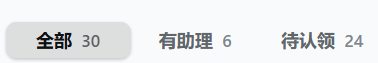
#> input picture .scratch/root-cleanup-20260905/image-edit.png, 378 x 63 px, found by its file name
$ python analyze2.py
#> lines starting #> are read from the running program, lines starting #| are printed output that depends on the picture; after the words box and inside, x2 and y2 are one past the last pixel; in counts of white or black regions, pixels touching at a corner belong together
from PIL import Image
import numpy as np
im = Image.open('D:/dsh-plugin/dsh-im-companion/image-edit.png').convert('RGB')
arr = np.array(im)
dark = (arr.mean(axis=2) < 120)
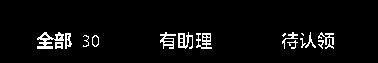
#> dark: shape (63, 378) bool; 4.5% white in thin lines or dots, all inside (x1, y1, x2, y2) = (37, 32, 334, 49)
# tab3 region x 275-340, look at column sums
for x in range(275, 345):
    col = dark[20:55, x].sum()
    print(f'{x}:{col}', end=' ')
    if (x-275)%10==9:
        print()
#> this loop made 70 passes
#> col on passes 1 to 12: 0, 0, 0, 0, 0, 0, 0, 4, 6, 13, 4, 1
#| 275:0
#| 276:0
#| 277:0
#| 278:0
#| 279:0
#| 280:0
#| 281:0
#| 282:4
#> (further printed lines are left out)
print()
# also dump y projection for tab3
print('--- y projection tab3 x282-333')
for y in range(20,56):
    row = dark[y, 282:334].sum()
    print(f'{y}:{row}', end=' ')
    if (y-20)%9==8:
        print()
#> this loop made 36 passes
#| 20:0
#| 21:0
#| 22:0
#| 23:0
#| 24:0
#| 25:0
#| 26:0
#| 27:0
#> (further printed lines are left out)

$ run again, with .scratch/root-cleanup-20260905/draft-sz15-y30-zoom.png copied over .scratch/root-cleanup-20260905/image-edit.png
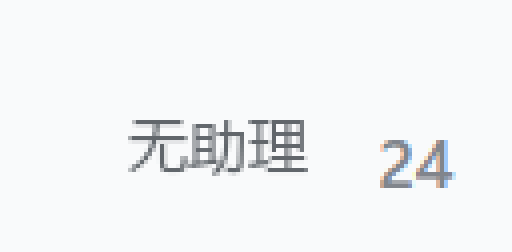
#> input picture .scratch/root-cleanup-20260905/draft-sz15-y30-zoom.png, 512 x 252 px, found by its file name
#> `dark = (arr.mean(axis=2) < 120)`:
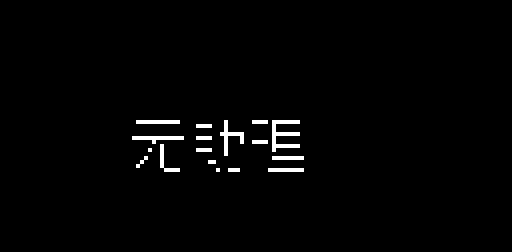
#> dark: shape (252, 512) bool; 1.5% white; 17 white regions (2 under 20 px), largest, box (x1, y1, x2, y2) and area: (272, 120, 300, 152) 416, (220, 120, 244, 156) 256, (132, 136, 184, 144) 224
#> the loop `for x in range(275, 345):` made 70 passes
#| 275:0
#| 276:0
#| 277:0
#| 278:0
#| 279:0
#> (further printed lines are left out)
#> the loop `for y in range(20,56):` made 36 passes
#| 20:0
#| 21:0
#| 22:0
#| 23:0
#| 24:0
#> (further printed lines are left out)
